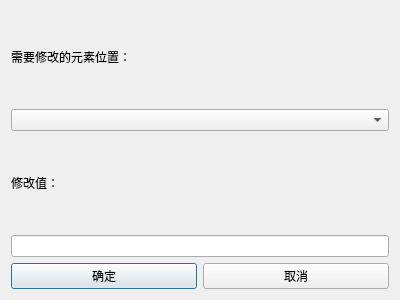
<?xml version="1.0" encoding="UTF-8"?>
<ui version="4.0">
 <class>Dialog_arrlist_edit</class>
 <widget class="QDialog" name="Dialog_arrlist_edit">
  <property name="geometry">
   <rect>
    <x>0</x>
    <y>0</y>
    <width>400</width>
    <height>300</height>
   </rect>
  </property>
  <property name="windowTitle">
   <string>修改数据</string>
  </property>
  <layout class="QVBoxLayout" name="verticalLayout">
   <item>
    <layout class="QVBoxLayout" name="verticalLayout_4">
     <item>
      <widget class="QLabel" name="label">
       <property name="text">
        <string>需要修改的元素位置：</string>
       </property>
      </widget>
     </item>
     <item>
      <widget class="QComboBox" name="pos_box">
       <property name="editable">
        <bool>false</bool>
       </property>
      </widget>
     </item>
    </layout>
   </item>
   <item>
    <layout class="QVBoxLayout" name="verticalLayout_3">
     <item>
      <widget class="QLabel" name="label_2">
       <property name="text">
        <string>修改值：</string>
       </property>
      </widget>
     </item>
     <item>
      <widget class="QLineEdit" name="line_value"/>
     </item>
    </layout>
   </item>
   <item>
    <layout class="QHBoxLayout" name="horizontalLayout">
     <item>
      <widget class="QPushButton" name="pbt1">
       <property name="text">
        <string>确定</string>
       </property>
      </widget>
     </item>
     <item>
      <widget class="QPushButton" name="pbt2">
       <property name="text">
        <string>取消</string>
       </property>
      </widget>
     </item>
    </layout>
   </item>
  </layout>
 </widget>
 <resources/>
 <connections>
  <connection>
   <sender>pbt1</sender>
   <signal>clicked()</signal>
   <receiver>Dialog_arrlist_edit</receiver>
   <slot>accept()</slot>
   <hints>
    <hint type="sourcelabel">
     <x>104</x>
     <y>244</y>
    </hint>
    <hint type="destinationlabel">
     <x>199</x>
     <y>149</y>
    </hint>
   </hints>
  </connection>
  <connection>
   <sender>pbt2</sender>
   <signal>clicked()</signal>
   <receiver>Dialog_arrlist_edit</receiver>
   <slot>reject()</slot>
   <hints>
    <hint type="sourcelabel">
     <x>295</x>
     <y>244</y>
    </hint>
    <hint type="destinationlabel">
     <x>199</x>
     <y>149</y>
    </hint>
   </hints>
  </connection>
 </connections>
</ui>
